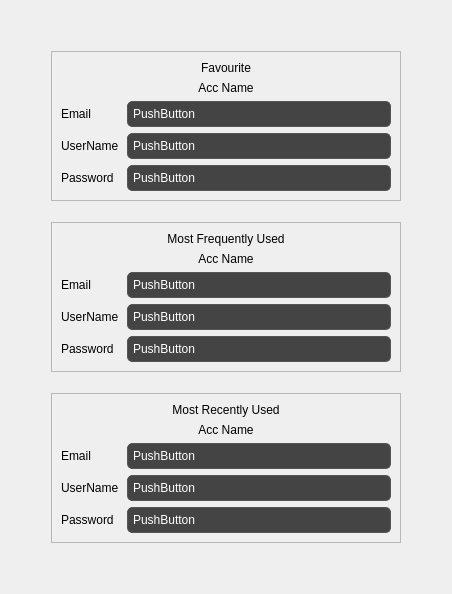
      <widget class="QWidget" name="tabHome">
       <attribute name="title">
        <string>Quick View</string>
       </attribute>
       <layout class="QVBoxLayout" name="verticalLayout_6">
        <item>
         <layout class="QVBoxLayout" name="vLayQV">
          <item>
           <spacer name="vSpaceQV1">
            <property name="orientation">
             <enum>Qt::Vertical</enum>
            </property>
            <property name="sizeHint" stdset="0">
             <size>
              <width>20</width>
              <height>40</height>
             </size>
            </property>
           </spacer>
          </item>
          <item>
           <layout class="QHBoxLayout" name="hLayQVFav">
            <item>
             <spacer name="hSpaceQV1">
              <property name="orientation">
               <enum>Qt::Horizontal</enum>
              </property>
              <property name="sizeHint" stdset="0">
               <size>
                <width>40</width>
                <height>20</height>
               </size>
              </property>
             </spacer>
            </item>
            <item>
             <widget class="QFrame" name="frmQVFav">
              <property name="minimumSize">
               <size>
                <width>350</width>
                <height>0</height>
               </size>
              </property>
              <property name="frameShape">
               <enum>QFrame::StyledPanel</enum>
              </property>
              <property name="frameShadow">
               <enum>QFrame::Raised</enum>
              </property>
              <layout class="QHBoxLayout" name="horizontalLayout_9">
               <item>
                <layout class="QVBoxLayout" name="vLayQVFav">
                 <item>
                  <widget class="QLabel" name="lblQVFav">
                   <property name="text">
                    <string>Favourite</string>
                   </property>
                   <property name="alignment">
                    <set>Qt::AlignCenter</set>
                   </property>
                  </widget>
                 </item>
                 <item>
                  <widget class="QLabel" name="lblQVFavAccName">
                   <property name="text">
                    <string>Acc Name</string>
                   </property>
                   <property name="alignment">
                    <set>Qt::AlignCenter</set>
                   </property>
                  </widget>
                 </item>
                 <item>
                  <layout class="QHBoxLayout" name="hLayQVFavEmail">
                   <item>
                    <widget class="QLabel" name="lblQVFavEmail">
                     <property name="minimumSize">
                      <size>
                       <width>60</width>
                       <height>0</height>
                      </size>
                     </property>
                     <property name="text">
                      <string>Email</string>
                     </property>
                    </widget>
                   </item>
                   <item>
                    <widget class="QPushButton" name="btnQVFavEmail">
                     <property name="sizePolicy">
                      <sizepolicy hsizetype="Expanding" vsizetype="Fixed">
                       <horstretch>0</horstretch>
                       <verstretch>0</verstretch>
                      </sizepolicy>
                     </property>
                     <property name="styleSheet">
                      <string notr="true">QPushButton {
	background-color: #444444;
	border: 1px solid #555555;
	border-radius: 5px;
	color: #ffffff;
	padding: 5px;
	text-align: left;
}
                                            
QPushButton:hover {
	background-color: #777777;
}</string>
                     </property>
                     <property name="text">
                      <string>PushButton</string>
                     </property>
                    </widget>
                   </item>
                  </layout>
                 </item>
                 <item>
                  <layout class="QHBoxLayout" name="hLayQVFavUname">
                   <item>
                    <widget class="QLabel" name="lblQVFavUname">
                     <property name="minimumSize">
                      <size>
                       <width>60</width>
                       <height>0</height>
                      </size>
                     </property>
                     <property name="text">
                      <string>UserName</string>
                     </property>
                    </widget>
                   </item>
                   <item>
                    <widget class="QPushButton" name="btnQVFavUname">
                     <property name="sizePolicy">
                      <sizepolicy hsizetype="Expanding" vsizetype="Fixed">
                       <horstretch>0</horstretch>
                       <verstretch>0</verstretch>
                      </sizepolicy>
                     </property>
                     <property name="styleSheet">
                      <string notr="true">QPushButton {
	background-color: #444444;
	border: 1px solid #555555;
	border-radius: 5px;
	color: #ffffff;
	padding: 5px;
	text-align: left;
}
                                            
QPushButton:hover {
	background-color: #777777;
}</string>
                     </property>
                     <property name="text">
                      <string>PushButton</string>
                     </property>
                    </widget>
                   </item>
                  </layout>
                 </item>
                 <item>
                  <layout class="QHBoxLayout" name="hLayQVFavPassword">
                   <item>
                    <widget class="QLabel" name="lblQVFavPassword">
                     <property name="minimumSize">
                      <size>
                       <width>60</width>
                       <height>0</height>
                      </size>
                     </property>
                     <property name="text">
                      <string>Password</string>
                     </property>
                    </widget>
                   </item>
                   <item>
                    <widget class="QPushButton" name="btnQVFavPassword">
                     <property name="sizePolicy">
                      <sizepolicy hsizetype="Expanding" vsizetype="Fixed">
                       <horstretch>0</horstretch>
                       <verstretch>0</verstretch>
                      </sizepolicy>
                     </property>
                     <property name="styleSheet">
                      <string notr="true">QPushButton {
	background-color: #444444;
	border: 1px solid #555555;
	border-radius: 5px;
	color: #ffffff;
	padding: 5px;
	text-align: left;
}
                                            
QPushButton:hover {
	background-color: #777777;
}</string>
                     </property>
                     <property name="text">
                      <string>PushButton</string>
                     </property>
                    </widget>
                   </item>
                  </layout>
                 </item>
                </layout>
               </item>
              </layout>
             </widget>
            </item>
            <item>
             <spacer name="hSpaceQV2">
              <property name="orientation">
               <enum>Qt::Horizontal</enum>
              </property>
              <property name="sizeHint" stdset="0">
               <size>
                <width>40</width>
                <height>20</height>
               </size>
              </property>
             </spacer>
            </item>
           </layout>
          </item>
          <item>
           <spacer name="vSpaceQV2">
            <property name="orientation">
             <enum>Qt::Vertical</enum>
            </property>
            <property name="sizeType">
             <enum>QSizePolicy::Fixed</enum>
            </property>
            <property name="sizeHint" stdset="0">
             <size>
              <width>20</width>
              <height>15</height>
             </size>
            </property>
           </spacer>
          </item>
          <item>
           <layout class="QHBoxLayout" name="hLayQVFreq">
            <item>
             <spacer name="hSpaceQV3">
              <property name="orientation">
               <enum>Qt::Horizontal</enum>
              </property>
              <property name="sizeHint" stdset="0">
               <size>
                <width>40</width>
                <height>20</height>
               </size>
              </property>
             </spacer>
            </item>
            <item>
             <widget class="QFrame" name="frmQVFreq">
              <property name="minimumSize">
               <size>
                <width>350</width>
                <height>0</height>
               </size>
              </property>
              <property name="frameShape">
               <enum>QFrame::StyledPanel</enum>
              </property>
              <property name="frameShadow">
               <enum>QFrame::Raised</enum>
              </property>
              <layout class="QHBoxLayout" name="horizontalLayout_5">
               <item>
                <layout class="QVBoxLayout" name="vLayQVFreq">
                 <item>
                  <widget class="QLabel" name="lblQVFreq">
                   <property name="text">
                    <string>Most Frequently Used</string>
                   </property>
                   <property name="alignment">
                    <set>Qt::AlignCenter</set>
                   </property>
                  </widget>
                 </item>
                 <item>
                  <widget class="QLabel" name="lblQVFreqAccName">
                   <property name="text">
                    <string>Acc Name</string>
                   </property>
                   <property name="alignment">
                    <set>Qt::AlignCenter</set>
                   </property>
                  </widget>
                 </item>
                 <item>
                  <layout class="QHBoxLayout" name="hLayQVFreqEmail">
                   <item>
                    <widget class="QLabel" name="lblQVFreqEmail">
                     <property name="minimumSize">
                      <size>
                       <width>60</width>
                       <height>0</height>
                      </size>
                     </property>
                     <property name="text">
                      <string>Email</string>
                     </property>
                    </widget>
                   </item>
                   <item>
                    <widget class="QPushButton" name="btnQVFreqEmail">
                     <property name="sizePolicy">
                      <sizepolicy hsizetype="Expanding" vsizetype="Fixed">
                       <horstretch>0</horstretch>
                       <verstretch>0</verstretch>
                      </sizepolicy>
                     </property>
                     <property name="styleSheet">
                      <string notr="true">QPushButton {
	background-color: #444444;
	border: 1px solid #555555;
	border-radius: 5px;
	color: #ffffff;
	padding: 5px;
	text-align: left;
}
                                            
QPushButton:hover {
	background-color: #777777;
}</string>
                     </property>
                     <property name="text">
                      <string>PushButton</string>
                     </property>
                    </widget>
                   </item>
                  </layout>
                 </item>
                 <item>
                  <layout class="QHBoxLayout" name="hLayQVFreqUname">
                   <item>
                    <widget class="QLabel" name="lblQVFreqUname">
                     <property name="minimumSize">
                      <size>
                       <width>60</width>
                       <height>0</height>
                      </size>
                     </property>
                     <property name="text">
                      <string>UserName</string>
                     </property>
                    </widget>
                   </item>
                   <item>
                    <widget class="QPushButton" name="btnQVFreqUname">
                     <property name="sizePolicy">
                      <sizepolicy hsizetype="Expanding" vsizetype="Fixed">
                       <horstretch>0</horstretch>
                       <verstretch>0</verstretch>
                      </sizepolicy>
                     </property>
                     <property name="styleSheet">
                      <string notr="true">QPushButton {
	background-color: #444444;
	border: 1px solid #555555;
	border-radius: 5px;
	color: #ffffff;
	padding: 5px;
	text-align: left;
}
                                            
QPushButton:hover {
	background-color: #777777;
}</string>
                     </property>
                     <property name="text">
                      <string>PushButton</string>
                     </property>
                    </widget>
                   </item>
                  </layout>
                 </item>
                 <item>
                  <layout class="QHBoxLayout" name="hLayQVFreqPassword">
                   <item>
                    <widget class="QLabel" name="lblQVFreqPassword">
                     <property name="minimumSize">
                      <size>
                       <width>60</width>
                       <height>0</height>
                      </size>
                     </property>
                     <property name="text">
                      <string>Password</string>
                     </property>
                    </widget>
                   </item>
                   <item>
                    <widget class="QPushButton" name="btnQVFreqPassword">
                     <property name="sizePolicy">
                      <sizepolicy hsizetype="Expanding" vsizetype="Fixed">
                       <horstretch>0</horstretch>
                       <verstretch>0</verstretch>
                      </sizepolicy>
                     </property>
                     <property name="styleSheet">
                      <string notr="true">QPushButton {
	background-color: #444444;
	border: 1px solid #555555;
	border-radius: 5px;
	color: #ffffff;
	padding: 5px;
	text-align: left;
}
                                            
QPushButton:hover {
	background-color: #777777;
}</string>
                     </property>
                     <property name="text">
                      <string>PushButton</string>
                     </property>
                    </widget>
                   </item>
                  </layout>
                 </item>
                </layout>
               </item>
              </layout>
             </widget>
            </item>
            <item>
             <spacer name="hSpaceQV4">
              <property name="orientation">
               <enum>Qt::Horizontal</enum>
              </property>
              <property name="sizeHint" stdset="0">
               <size>
                <width>40</width>
                <height>20</height>
               </size>
              </property>
             </spacer>
            </item>
           </layout>
          </item>
          <item>
           <spacer name="vSpaceQV3">
            <property name="orientation">
             <enum>Qt::Vertical</enum>
            </property>
            <property name="sizeType">
             <enum>QSizePolicy::Fixed</enum>
            </property>
            <property name="sizeHint" stdset="0">
             <size>
              <width>20</width>
              <height>15</height>
             </size>
            </property>
           </spacer>
          </item>
          <item>
           <layout class="QHBoxLayout" name="hLayQVRec">
            <item>
             <spacer name="hSpaceQV5">
              <property name="orientation">
               <enum>Qt::Horizontal</enum>
              </property>
              <property name="sizeHint" stdset="0">
               <size>
                <width>40</width>
                <height>20</height>
               </size>
              </property>
             </spacer>
            </item>
            <item>
             <widget class="QFrame" name="frmQVRec">
              <property name="minimumSize">
               <size>
                <width>350</width>
                <height>0</height>
               </size>
              </property>
              <property name="frameShape">
               <enum>QFrame::StyledPanel</enum>
              </property>
              <property name="frameShadow">
               <enum>QFrame::Raised</enum>
              </property>
              <layout class="QHBoxLayout" name="horizontalLayout_4">
               <item>
                <layout class="QVBoxLayout" name="vLayQVRec">
                 <item>
                  <widget class="QLabel" name="lblQVRec">
                   <property name="text">
                    <string>Most Recently Used</string>
                   </property>
                   <property name="alignment">
                    <set>Qt::AlignCenter</set>
                   </property>
                  </widget>
                 </item>
                 <item>
                  <widget class="QLabel" name="lblQVRecAccName">
                   <property name="text">
                    <string>Acc Name</string>
                   </property>
                   <property name="alignment">
                    <set>Qt::AlignCenter</set>
                   </property>
                  </widget>
                 </item>
                 <item>
                  <layout class="QHBoxLayout" name="hLayQVRecEmail">
                   <item>
                    <widget class="QLabel" name="lblQVRecEmail">
                     <property name="minimumSize">
                      <size>
                       <width>60</width>
                       <height>0</height>
                      </size>
                     </property>
                     <property name="text">
                      <string>Email</string>
                     </property>
                    </widget>
                   </item>
                   <item>
                    <widget class="QPushButton" name="btnQVRecEmail">
                     <property name="sizePolicy">
                      <sizepolicy hsizetype="Expanding" vsizetype="Fixed">
                       <horstretch>0</horstretch>
                       <verstretch>0</verstretch>
                      </sizepolicy>
                     </property>
                     <property name="styleSheet">
                      <string notr="true">QPushButton {
	background-color: #444444;
	border: 1px solid #555555;
	border-radius: 5px;
	color: #ffffff;
	padding: 5px;
	text-align: left;
}
                                            
QPushButton:hover {
	background-color: #777777;
}</string>
                     </property>
                     <property name="text">
                      <string>PushButton</string>
                     </property>
                    </widget>
                   </item>
                  </layout>
                 </item>
                 <item>
                  <layout class="QHBoxLayout" name="hLayQVRecUname">
                   <item>
                    <widget class="QLabel" name="lblQVRecUname">
                     <property name="minimumSize">
                      <size>
                       <width>60</width>
                       <height>0</height>
                      </size>
                     </property>
                     <property name="text">
                      <string>UserName</string>
                     </property>
                    </widget>
                   </item>
                   <item>
                    <widget class="QPushButton" name="btnQVRecUname">
                     <property name="sizePolicy">
                      <sizepolicy hsizetype="Expanding" vsizetype="Fixed">
                       <horstretch>0</horstretch>
                       <verstretch>0</verstretch>
                      </sizepolicy>
                     </property>
                     <property name="styleSheet">
                      <string notr="true">QPushButton {
	background-color: #444444;
	border: 1px solid #555555;
	border-radius: 5px;
	color: #ffffff;
	padding: 5px;
	text-align: left;
}
                                            
QPushButton:hover {
	background-color: #777777;
}</string>
                     </property>
                     <property name="text">
                      <string>PushButton</string>
                     </property>
                    </widget>
                   </item>
                  </layout>
                 </item>
                 <item>
                  <layout class="QHBoxLayout" name="hLayQVRecPassword">
                   <item>
                    <widget class="QLabel" name="lblQVRecPassword">
                     <property name="minimumSize">
                      <size>
                       <width>60</width>
                       <height>0</height>
                      </size>
                     </property>
                     <property name="text">
                      <string>Password</string>
                     </property>
                    </widget>
                   </item>
                   <item>
                    <widget class="QPushButton" name="btnQVRecPassword">
                     <property name="sizePolicy">
                      <sizepolicy hsizetype="Expanding" vsizetype="Fixed">
                       <horstretch>0</horstretch>
                       <verstretch>0</verstretch>
                      </sizepolicy>
                     </property>
                     <property name="styleSheet">
                      <string notr="true">QPushButton {
	background-color: #444444;
	border: 1px solid #555555;
	border-radius: 5px;
	color: #ffffff;
	padding: 5px;
	text-align: left;
}
                                            
QPushButton:hover {
	background-color: #777777;
}</string>
                     </property>
                     <property name="text">
                      <string>PushButton</string>
                     </property>
                    </widget>
                   </item>
                  </layout>
                 </item>
                </layout>
               </item>
              </layout>
             </widget>
            </item>
            <item>
             <spacer name="hSpaceQV6">
              <property name="orientation">
               <enum>Qt::Horizontal</enum>
              </property>
              <property name="sizeHint" stdset="0">
               <size>
                <width>40</width>
                <height>20</height>
               </size>
              </property>
             </spacer>
            </item>
           </layout>
          </item>
          <item>
           <spacer name="vSpaceQV4">
            <property name="orientation">
             <enum>Qt::Vertical</enum>
            </property>
            <property name="sizeHint" stdset="0">
             <size>
              <width>20</width>
              <height>40</height>
             </size>
            </property>
           </spacer>
          </item>
         </layout>
        </item>
       </layout>
      </widget>
